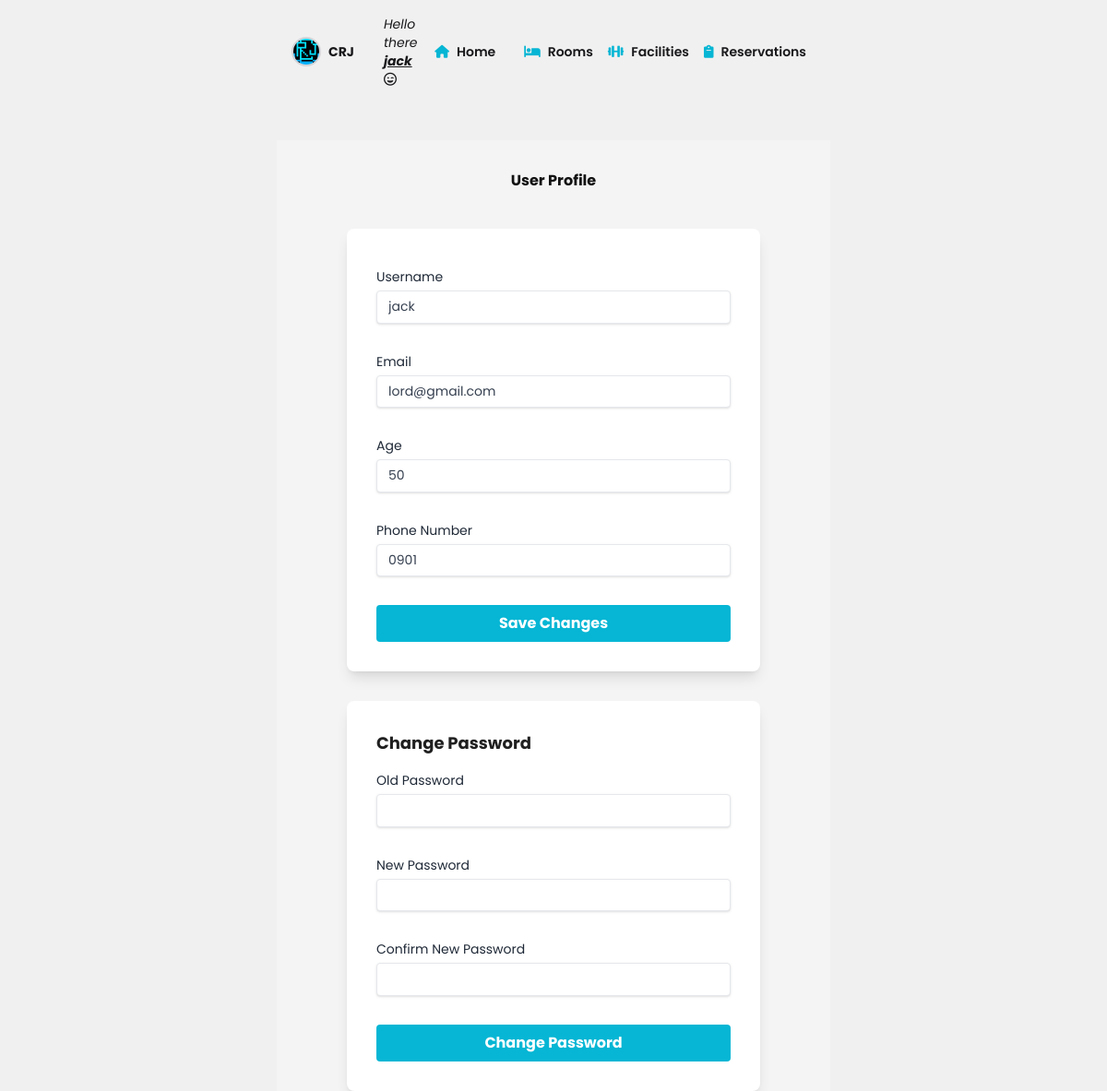
Page /accounts/profile/ (signed in) on the committed database.
### accounts/models.py (models this page shows, shortened)
class CustomUser(AbstractUser):
    username = models.CharField(max_length=100, unique=True)
    email = models.EmailField(max_length=100, unique=True)
    age = models.PositiveIntegerField(null=True, blank=True)
    phone_number = models.CharField(max_length=15, blank=True, null=True)  # Added phone_number field

### accounts/views.py (the view)
# urls.py: path('profile/', user_profile, name='user_profile'),
@login_required
def user_profile(request):
    if request.method == 'POST':
        if 'profile_form' in request.POST:
            profile_form = CustomUserChangeForm(request.POST, instance=request.user)
            if profile_form.is_valid():
                profile_form.save()
                messages.success(request, 'Your profile was successfully updated!')
                return redirect('user_profile')
            else:
                messages.error(request, 'Please correct the error below.')
        elif 'password_form' in request.POST:
            password_form = PasswordChangeForm(user=request.user, data=request.POST)
            if password_form.is_valid():
                password_form.save()
                update_session_auth_hash(request, password_form.user)  # Important!
                messages.success(request, 'Your password was successfully updated!')
                return redirect('user_profile')
            else:
                messages.error(request, 'Please correct the error below.')
    else:
        profile_form = CustomUserChangeForm(instance=request.user)
        password_form = PasswordChangeForm(user=request.user)
    return render(request, 'user_profile.html', {
        'profile_form': profile_form,
        'password_form': password_form
    })

### accounts/forms.py
class CustomUserChangeForm(UserChangeForm):
    class Meta:
        model = CustomUser
        fields = ('username', 'email', 'age', 'phone_number', 'password')

### reservation/templates/user_profile.html (shortened to what this page needs)
{% extends 'base.html' %}
{% load static %}
{% load widget_tweaks %}
{% block content %}
    <div class="container mx-auto mt-10">
        <h1 class="font-bold text-center mb-2 py-8">User Profile</h1>
        <div class="bg-white p-8 rounded-lg shadow-lg max-w-md mx-auto">
            <form method="post">
                <div class="mb-4">
                    <label for="id_username" class="block text-gray-800 text-sm">Username</label>
                    {{ profile_form.username|add_class:"shadow appearance-none text-sm border rounded w-full py-2 px-3 text-gray-700 leading-tight focus:outline-none focus:shadow-outline" }}
                </div>
                <div class="mb-4">
                    <label for="id_email" class="block text-gray-800 text-sm">Email</label>
                    {{ profile_form.email|add_class:"shadow appearance-none text-sm border rounded w-full py-2 px-3 text-gray-700 leading-tight focus:outline-none focus:shadow-outline" }}
                </div>
                <div class="mb-4">
                    <label for="id_age" class="block text-gray-800 text-sm">Age</label>
                    {{ profile_form.age|add_class:"shadow appearance-none text-sm border rounded w-full py-2 px-3 text-gray-700 leading-tight focus:outline-none focus:shadow-outline" }}
                </div>
                <div class="mb-4">
                    <label for="id_phone_number" class="block text-gray-800 text-sm">Phone Number</label>
                    {{ profile_form.phone_number|add_class:"shadow appearance-none text-sm border rounded w-full py-2 px-3 text-gray-700 leading-tight focus:outline-none focus:shadow-outline" }}
                </div>
                <div class="flex items-center justify-between">
                    <button type="submit" class="bg-cyan-500 w-full hover:bg-cyan-700 text-white font-bold py-2 px-4 rounded focus:outline-none focus:shadow-outline">
                        Save Changes
                    </button>
                </div>
            </form>
        </div>
        <div class="bg-white p-8 rounded-lg shadow-lg max-w-md mx-auto mt-8">
            <h2 class="font-bold text-lg mb-4">Change Password</h2>
            <form method="post">
                <div class="mb-4">
                    <label for="id_old_password" class="block text-gray-800 text-sm">Old Password</label>
                    {{ password_form.old_password|add_class:"shadow appearance-none text-sm border rounded w-full py-2 px-3 text-gray-700 leading-tight focus:outline-none focus:shadow-outline" }}
                </div>
                <div class="mb-4">
                    <label for="id_new_password1" class="block text-gray-800 text-sm">New Password</label>
                    {{ password_form.new_password1|add_class:"shadow appearance-none text-sm border rounded w-full py-2 px-3 text-gray-700 leading-tight focus:outline-none focus:shadow-outline" }}
                </div>
                <div class="mb-4">
                    <label for="id_new_password2" class="block text-gray-800 text-sm">Confirm New Password</label>
                    {{ password_form.new_password2|add_class:"shadow appearance-none text-sm border rounded w-full py-2 px-3 text-gray-700 leading-tight focus:outline-none focus:shadow-outline" }}
                </div>
                <div class="flex items-center justify-between">
                    <button type="submit" class="bg-cyan-500 w-full hover:bg-cyan-700 text-white font-bold py-2 px-4 rounded focus:outline-none focus:shadow-outline">
                        Change Password
                    </button>
                </div>
            </form>
        </div>
    </div>
{% endblock %}

### reservation/templates/nav.html
{% load static %}
<nav class="p-4">
    <div class="container text-zinc-900  mx-auto flex justify-between items-center">
        <div class="text-sm  flex items-center space-x-2">
            <img src="{% static 'images/logo.jpg' %}" alt="logo" class="h-8 border-2 border-zinc-300 rounded-full">
            <a href="{% url 'home' %}" class="font-bold">CRJ</a>
            {%if user.is_authenticated %}
            <p class="text-sm italic pl-6">
                Hello there
                <a href="{% url 'user_profile' %}" class="font-bold underline">{{ user.username }}</a>
                <i class="fa-regular fa-face-grin-wink"></i>
            </p>
            {%else%}
            <p class="text-sm">Not Logged in</p>
            {%endif%}
        </div>
        <ul class="flex space-x-4 text-sm text-zinc-900  font-semibold">
            <li>
                <a href="{% url 'home' %}" class="  hover:text-cyan-500 flex items-center">
                    <i class="fas fa-home mr-2 text-cyan-500"></i> Home
                </a>
            </li>
            <li>
                <a href="{% url 'room_list' %}" class="hover:text-cyan-500  flex items-center">
                    <i class="fas fa-bed mr-2 text-cyan-500"></i> Rooms
                </a>
            </li>
            <li>
                <a href="{% url 'list_facility' %}" class=" hover:text-cyan-500  flex items-center">
                    <i class="fas fa-dumbbell mr-2 text-cyan-500"></i> Facilities
                </a>
            </li>
            <li>
                <a href="{% url 'user_reservations' %}" class=" hover:text-cyan-500  flex items-center">
                    <i class="fa-solid fa-clipboard mr-2 text-cyan-500"></i> Reservations
                </a>
            </li>
        </ul>
    </div>
</nav>

### reservation/static/style.css (style rules this page uses)
body { background-color: #f0f0f0; color: #202020; font-family: "Poppins", serif; }
nav ul { list-style: none; padding: 10px; display: flex; }
nav ul li { margin-right: 15px; }
nav ul li a { text-decoration: none; }
h1 { color: #121212; }
form label { display: block; margin: 10px 0 5px; }
form input, form select { width: 100%; padding: 8px; margin-bottom: 15px; }
form button { background-color: #1976d2; color: white; padding: 10px 15px; border: none; cursor: pointer; }

### rows in the picture
CustomUser: username "jack", email "lord@gmail.com", age "50", phone_number "0901"
